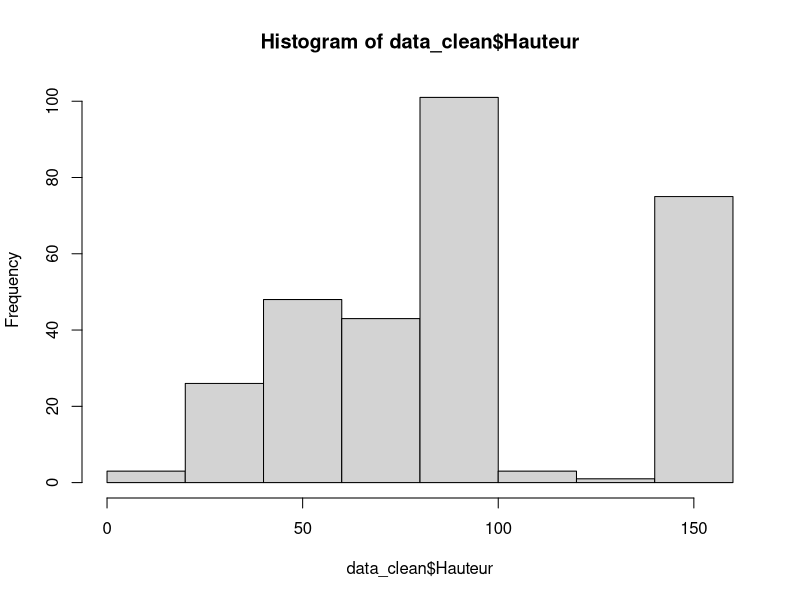
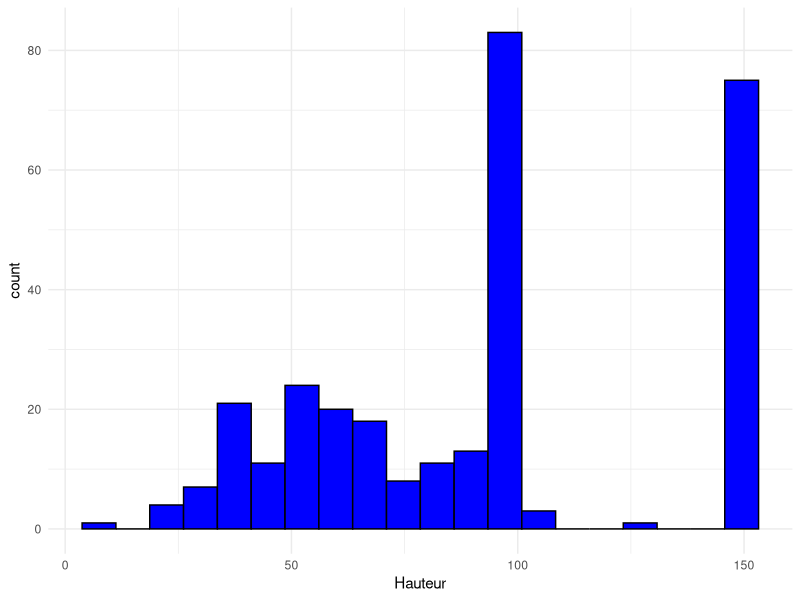
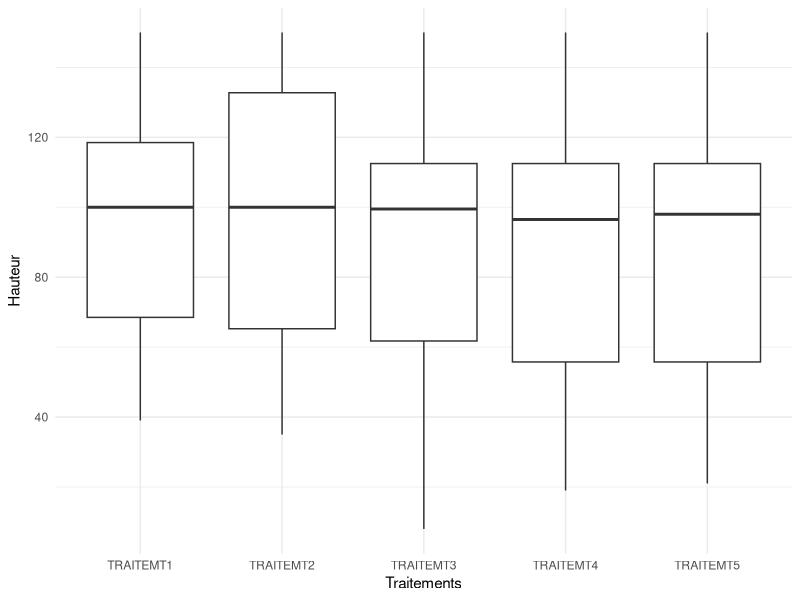
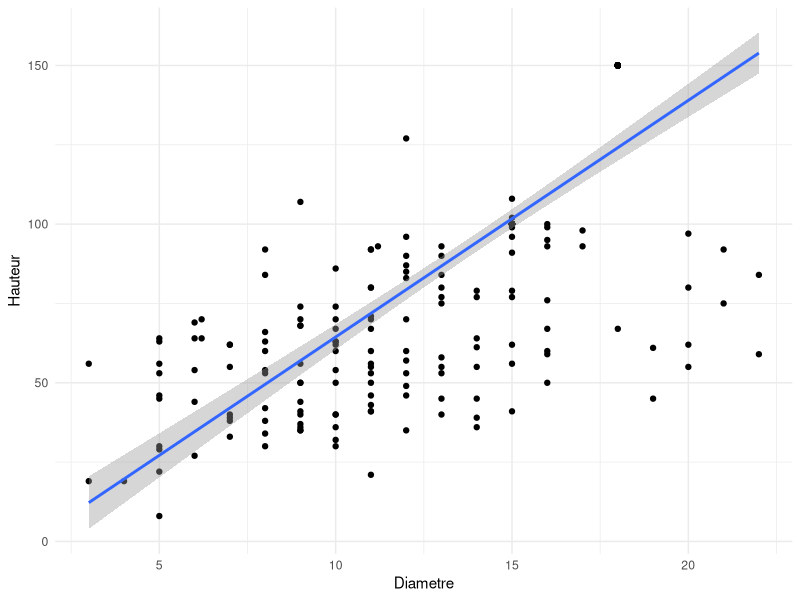

The R script that drew these images, in order:
# 1. Chargement des bibliothèques et importation des données
# Définit le répertoire de travail → dossier dans lequel R va chercher les fichiers et enregistrer les résultats
setwd("E:/GADA Solution/site clone/gada-training/documents")

# Charge la bibliothèque permettant de lire les fichiers Excel
library(readxl)

# Charge un package dédié à la manipulation des données (filtrage, sélection, transformation)
library(dplyr)

# Charge un package utilisé pour la visualisation graphique professionnelle des données
library(ggplot2)

# Importe le fichier Excel dans R et le stocke dans un objet nommé data
data <- read_excel("Donnees_sorgho_Benoit_kajora_complet.xlsx")

# Affiche la structure du jeu de données : types de variables, nombre de lignes/colonnes, aperçu des variables
str(data)

# Fournit un résumé statistique rapide : min, max, moyenne, médiane (variables numériques) et distribution (variables qualitatives)
summary(data)

# 2. Nettoyage des données
# 2.1 Identification des valeurs manquantes
# Permet de compter le nombre de valeurs manquantes (NA) dans chaque colonne
colSums(is.na(data))

# Supprime toutes les lignes contenant au moins une valeur manquante → obtention d'un jeu de données propre
data_clean <- na.omit(data)

# 2.2 Détection des valeurs aberrantes (exemple avec Hauteur)
# Calcule le premier quartile (25%)
Q1 <- quantile(data_clean$Hauteur, 0.25)

# Calcule le troisième quartile (75%)
Q3 <- quantile(data_clean$Hauteur, 0.75)

# Calcule l'intervalle interquartile (IQR), mesure de dispersion robuste
IQR_val <- Q3 - Q1

# Filtrage des valeurs aberrantes avec la règle : [Q1 - 1.5 × IQR ; Q3 + 1.5 × IQR]
data_clean <- data_clean %>%
  filter(Hauteur >= (Q1 - 1.5 * IQR_val) &
           Hauteur <= (Q3 + 1.5 * IQR_val))

# 2.3 Suppression des doublons → évite la surreprésentation de certaines observations et les biais dans les analyses statistiques
data_clean <- distinct(data_clean)

# Conversion du format de date : convertit la variable Dates du format texte (%d/%m/%Y) vers un format date reconnu par R
data_clean$Dates <- as.Date(data_clean$Dates, format = "%d/%m/%Y")

# 3. Structuration des données
# Conversion des variables catégorielles en facteurs (variables qualitatives) → utile pour les analyses statistiques (ANOVA, modèles expérimentaux)
data_clean <- data_clean %>%
  mutate(
    Semaines = as.factor(Semaines),
    Traitements = as.factor(Traitements),
    Blocs = as.factor(Blocs),
    Plants = as.factor(Plants)
  )

# Normalisation de la variable Hauteur : permet de ramener les variables à une même échelle
data_clean <- data_clean %>%
  mutate(Hauteur_norm = (Hauteur - min(Hauteur)) /
           (max(Hauteur) - min(Hauteur)))

# Création de la variable Surface foliaire
data_clean <- data_clean %>%
  mutate(Surface_Foliaire = Longeur * Largeur * F_Correct)

# 4. Statistiques descriptives
# Moyenne : somme des valeurs divisée par le nombre d'observations
mean(data_clean$Hauteur)

# Médiane : valeur centrale qui divise les données ordonnées en deux parties égales (50% des observations sont inférieures, 50% supérieures)
median(data_clean$Hauteur)
median((data_clean$Diametre))

# Fonction pour calculer le mode : valeur la plus fréquente dans un jeu de données
mode_func <- function(x) {
  ux <- unique(x)           # Extrait les valeurs uniques
  ux[which.max(tabulate(match(x, ux)))]  # Identifie la position de la valeur la plus fréquente
}
mode_func(data_clean$Hauteur)

# Variance : mesure l'écart moyen des observations par rapport à la moyenne, exprimé au carré
var(data_clean$Hauteur)

# Écart-type : racine carrée de la variance, exprimé dans la même unité que les données
sd(data_clean$Hauteur)

# Histogramme simple : visualise la distribution des données (asymétrie, présence d'outliers, forme normale ou non)
hist(data_clean$Hauteur)

# 5. Visualisation des données
# Histogramme avec ggplot2 : visualise la répartition des données en classes
ggplot(data_clean, aes(x = Hauteur)) +
  geom_histogram(bins = 20, fill = "blue", color = "black") +
  theme_minimal()  # Applique un style épuré et professionnel

# Boxplot par traitement : permet de comparer les hauteurs entre traitements
# La boîte représente l'intervalle interquartile (Q1 à Q3), la ligne centrale est la médiane
ggplot(data_clean, aes(x = Traitements, y = Hauteur)) +
  geom_boxplot() +
  theme_minimal()

# Relation entre diamètre et hauteur : nuage de points avec droite de régression linéaire
# Permet d'étudier la corrélation entre deux variables biophysiques
ggplot(data_clean, aes(x = Diametre, y = Hauteur)) +
  geom_point() +                      # Nuage de points
  geom_smooth(method = "lm") +        # Ajoute une droite de régression linéaire
  theme_minimal()
